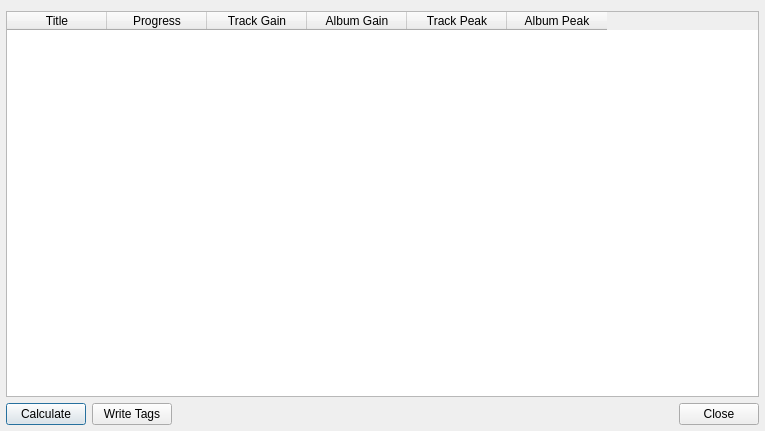
<?xml version="1.0" encoding="UTF-8"?>
<ui version="4.0">
 <class>RGScanDialog</class>
 <widget class="QDialog" name="RGScanDialog">
  <property name="geometry">
   <rect>
    <x>0</x>
    <y>0</y>
    <width>765</width>
    <height>431</height>
   </rect>
  </property>
  <property name="windowTitle">
   <string>ReplayGain Calculator</string>
  </property>
  <layout class="QGridLayout" name="gridLayout">
   <property name="leftMargin">
    <number>6</number>
   </property>
   <property name="rightMargin">
    <number>6</number>
   </property>
   <property name="bottomMargin">
    <number>6</number>
   </property>
   <item row="0" column="0" colspan="3">
    <widget class="QTableWidget" name="tableWidget">
     <property name="selectionMode">
      <enum>QAbstractItemView::SingleSelection</enum>
     </property>
     <property name="selectionBehavior">
      <enum>QAbstractItemView::SelectRows</enum>
     </property>
     <column>
      <property name="text">
       <string>Title</string>
      </property>
     </column>
     <column>
      <property name="text">
       <string>Progress</string>
      </property>
     </column>
     <column>
      <property name="text">
       <string>Track Gain</string>
      </property>
     </column>
     <column>
      <property name="text">
       <string>Album Gain</string>
      </property>
     </column>
     <column>
      <property name="text">
       <string>Track Peak</string>
      </property>
     </column>
     <column>
      <property name="text">
       <string>Album Peak</string>
      </property>
     </column>
    </widget>
   </item>
   <item row="1" column="0">
    <widget class="QPushButton" name="calculateButton">
     <property name="text">
      <string>Calculate</string>
     </property>
    </widget>
   </item>
   <item row="1" column="1">
    <widget class="QPushButton" name="pushButton_2">
     <property name="text">
      <string>Write Tags</string>
     </property>
    </widget>
   </item>
   <item row="1" column="2">
    <widget class="QDialogButtonBox" name="buttonBox">
     <property name="standardButtons">
      <set>QDialogButtonBox::Close</set>
     </property>
    </widget>
   </item>
  </layout>
 </widget>
 <resources/>
 <connections>
  <connection>
   <sender>buttonBox</sender>
   <signal>accepted()</signal>
   <receiver>RGScanDialog</receiver>
   <slot>accept()</slot>
   <hints>
    <hint type="sourcelabel">
     <x>330</x>
     <y>408</y>
    </hint>
    <hint type="destinationlabel">
     <x>112</x>
     <y>425</y>
    </hint>
   </hints>
  </connection>
  <connection>
   <sender>buttonBox</sender>
   <signal>rejected()</signal>
   <receiver>RGScanDialog</receiver>
   <slot>reject()</slot>
   <hints>
    <hint type="sourcelabel">
     <x>393</x>
     <y>407</y>
    </hint>
    <hint type="destinationlabel">
     <x>383</x>
     <y>425</y>
    </hint>
   </hints>
  </connection>
 </connections>
</ui>
